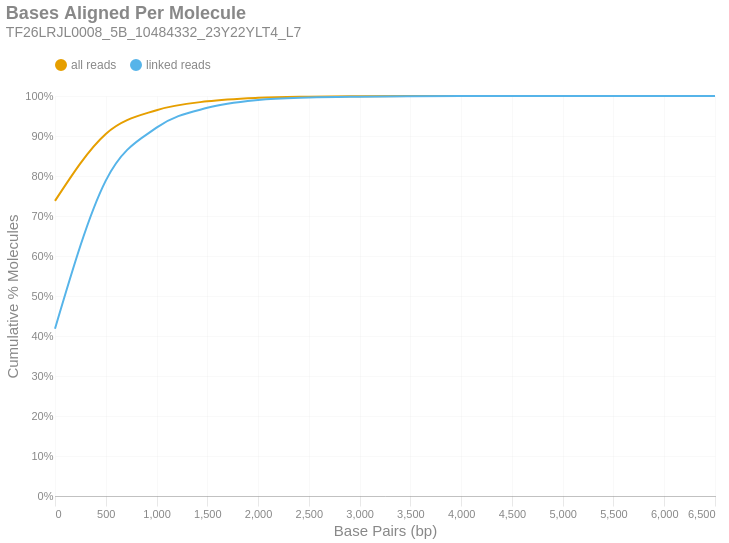

Notebook source saved alongside this figure:
### Markdown cell above
### Bases Aligned Per Molecule
This is a cumulative frequency distribution showing the number of base pairs aligned per unique molecule. These data are shown in 500 bp bins. There are two distributions: one with `all reads` (yellow) and another with only `linked reads` (blue). The percent of molecules in the `linked reads` distribution is relative to the total number of linked molecules.

### Code cell
if SKIPLR:
    print_html(f"Skipped")
else:
    binned_df = consolidated_hist(valids['aligned_bp'], mask, 500, True)
    with SafeRender(binned_df):
        (
            density_plot(binned_df, 'Bases Aligned Per Molecule', samplename, 'basesper')
            .encode(
                x=alt.X('bin:Q', title="Base Pairs (bp)").axis(tickMinStep=500).scale(padding=0),
                y=alt.Y('value:Q', title='Cumulative % Molecules')
                    .axis(format='%')
                    .scale(domain = [0,1])
                    .stack(False),
                color=alt.Color("key:N").scale(domain = ["all reads", "linked reads"]),
                tooltip = [
                    alt.Tooltip("key:N", title = "Data Type"),
                    alt.Tooltip("range_label:N", title="Bases Aligned Per Molecule"),
                    alt.Tooltip("value:Q", format = ".2%", title="% Molecules (Cum.)")
                ]
            )
        ).display()

### Figure 1 — Vega-Lite specification as saved in the notebook (floating-point values rounded to 4 significant figures)
{"width": "container", "height": 400, "config": {"title": {"anchor": "start", "dy": -15, "fontSize": 18, "color": "#888888", "subtitleColor": "#888888", "subtitleFontSize": 14}, "arc": {"fill": "#0072B2"}, "axis": {"domainColor": "#888888", "domainWidth": 0.5, "gridWidth": 0.2, "grid": false, "titleFontWeight": 400, "titleFontSize": 15, "labelFontSize": 11, "labelColor": "#888888", "tickColor": "#888888", "tickWidth": 0.2, "titleColor": "#888888"}, "axisBand": {"grid": false}, "axisX": {"grid": true, "tickSize": 10, "domainCap": "round"}, "axisY": {"domain": false, "grid": true, "tickSize": 0, "domainCap": "round"}, "background": "transparent", "header": {"labelFontSize": 15, "labelColor": "#888888", "titleFontSize": 15, "titleFontWeight": 600, "titleColor": "#888888"}, "legend": {"labelFont": "sans-serif", "labelFontSize": 12, "labelColor": "#888888", "symbolSize": 100, "symbolType": "circle", "titleFontSize": 12, "titlePadding": 10, "titleColor": "#888888", "title": null, "orient": "top"}, "range": {"category": ["#E69F00", "#56B4E9", "#009E73", "#F0E442", "#0072B2", "#D55E00", "#CC79A7", "#000000"], "diverging": ["#cfe8f3", "#a2d4ec", "#73bfe2", "#46abdb", "#1696d2", "#12719e"]}, "area": {"fill": "#0072B2", "fillOpacity": 0.7, "line": true, "strokeOpacity": 0.7}, "line": {"color": "#0072B2", "stroke": "#0072B2", "strokeWidth": 2}, "trail": {"color": "#0072B2", "stroke": "#0072B2", "strokeWidth": 0, "size": 1}, "point": {"filled": true, "fillOpacity": 1.0, "size": 95}, "text": {"color": "#888888", "fontSize": 11, "align": "right", "fontWeight": 400, "size": 11}, "bar": {"fill": "#0072B2", "stroke": null}, "view": {"stroke": null, "continuousWidth": 660, "continuousHeight": 400}}, "data": {"name": "data-7e7512b224cbdb952012203d3ae38ac5"}, "mark": {"type": "line", "interpolate": "monotone", "point": {"opacity": 0, "size": 275}}, "encoding": {"color": {"field": "key", "scale": {"domain": ["all reads", "linked reads"]}, "type": "nominal"}, "tooltip": [{"field": "key", "title": "Data Type", "type": "nominal"}, {"field": "range_label", "title": "Bases Aligned Per Molecule", "type": "nominal"}, {"field": "value", "format": ".2%", "title": "% Molecules (Cum.)", "type": "quantitative"}], "x": {"axis": {"tickMinStep": 500}, "field": "bin", "scale": {"padding": 0}, "title": "Base Pairs (bp)", "type": "quantitative"}, "y": {"axis": {"format": "%"}, "field": "value", "scale": {"domain": [0, 1]}, "stack": false, "title": "Cumulative % Molecules", "type": "quantitative"}}, "params": [{"name": "param_c36ac31b6afebe62", "select": {"type": "point", "fields": ["key"]}, "bind": "legend"}], "title": {"text": "Bases Aligned Per Molecule", "subtitle": "TF26LRJL0008_5B_10484332_23Y22YLT4_L7"}, "transform": [{"fold": ["all reads (cumsum)", "linked reads (cumsum)"]}, {"calculate": "replace(datum.key, ' (cumsum)', '')", "as": "key"}, {"filter": {"param": "param_c36ac31b6afebe62"}}], "usermeta": {"embedOptions": {"downloadFileName": "TF26LRJL0008_5B_10484332_23Y22YLT4_L7.basesper"}}, "$schema": "https://vega.github.io/schema/vega-lite/v6.4.1.json", "datasets": {"data-7e7512b224cbdb952012203d3ae38ac5": [{"bin": "0.0", "interval": "0.0-500.0", "all reads": 0.7379, "linked reads": 0.4182, "all reads (cumsum)": 0.7379, "linked reads (cumsum)": 0.4182, "range_label": "0-499"}, {"bin": "500.0", "interval": "500.0-1000.0", "all reads": 0.1673, "linked reads": 0.3702, "all reads (cumsum)": 0.9053, "linked reads (cumsum)": 0.7883, "range_label": "500-999"}, {"bin": "1000.0", "interval": "1000.0-1500.0", "all reads": 0.05931, "linked reads": 0.1325, "all reads (cumsum)": 0.9646, "linked reads (cumsum)": 0.9208, "range_label": "1000-1499"}, {"bin": "1500.0", "interval": "1500.0-2000.0", "all reads": 0.02226, "linked reads": 0.04973, "all reads (cumsum)": 0.9868, "linked reads (cumsum)": 0.9705, "range_label": "1500-1999"}, {"bin": "2000.0", "interval": "2000.0-2500.0", "all reads": 0.008698, "linked reads": 0.01944, "all reads (cumsum)": 0.9955, "linked reads (cumsum)": 0.99, "range_label": "2000-2499"}, {"bin": "2500.0", "interval": "2500.0-3000.0", "all reads": 0.002795, "linked reads": 0.006245, "all reads (cumsum)": 0.9983, "linked reads (cumsum)": 0.9962, "range_label": "2500-2999"}, {"bin": "3000.0", "interval": "3000.0-3500.0", "all reads": 0.0009846, "linked reads": 0.0022, "all reads (cumsum)": 0.9993, "linked reads (cumsum)": 0.9984, "range_label": "3000-3499"}, {"bin": "3500.0", "interval": "3500.0-4000.0", "all reads": 0.0004234, "linked reads": 0.0009462, "all reads (cumsum)": 0.9997, "linked reads (cumsum)": 0.9994, "range_label": "3500-3999"}, {"bin": "4000.0", "interval": "4000.0-4500.0", "all reads": 0.0001864, "linked reads": 0.0004166, "all reads (cumsum)": 0.9999, "linked reads (cumsum)": 0.9998, "range_label": "4000-4499"}, {"bin": "4500.0", "interval": "4500.0-5000.0", "all reads": 6.382e-05, "linked reads": 0.0001426, "all reads (cumsum)": 1.0, "linked reads (cumsum)": 0.9999, "range_label": "4500-4999"}, {"bin": "5000.0", "interval": "5000.0-5500.0", "all reads": 2.413e-05, "linked reads": 5.392e-05, "all reads (cumsum)": 1.0, "linked reads (cumsum)": 1.0, "range_label": "5000-5499"}, {"bin": "5500.0", "interval": "5500.0-6000.0", "all reads": 7.005e-06, "linked reads": 1.565e-05, "all reads (cumsum)": 1.0, "linked reads (cumsum)": 1.0, "range_label": "5500-5999"}, {"bin": "6000.0", "interval": "6000.0-6500.0", "all reads": 3.113e-06, "linked reads": 6.957e-06, "all reads (cumsum)": 1.0, "linked reads (cumsum)": 1.0, "range_label": "6000-6499"}, {"bin": "6500.0", "interval": "6500.0-7000.0", "all reads": 1.557e-06, "linked reads": 3.479e-06, "all reads (cumsum)": 1.0, "linked reads (cumsum)": 1.0, "range_label": "6500-6999"}]}}
